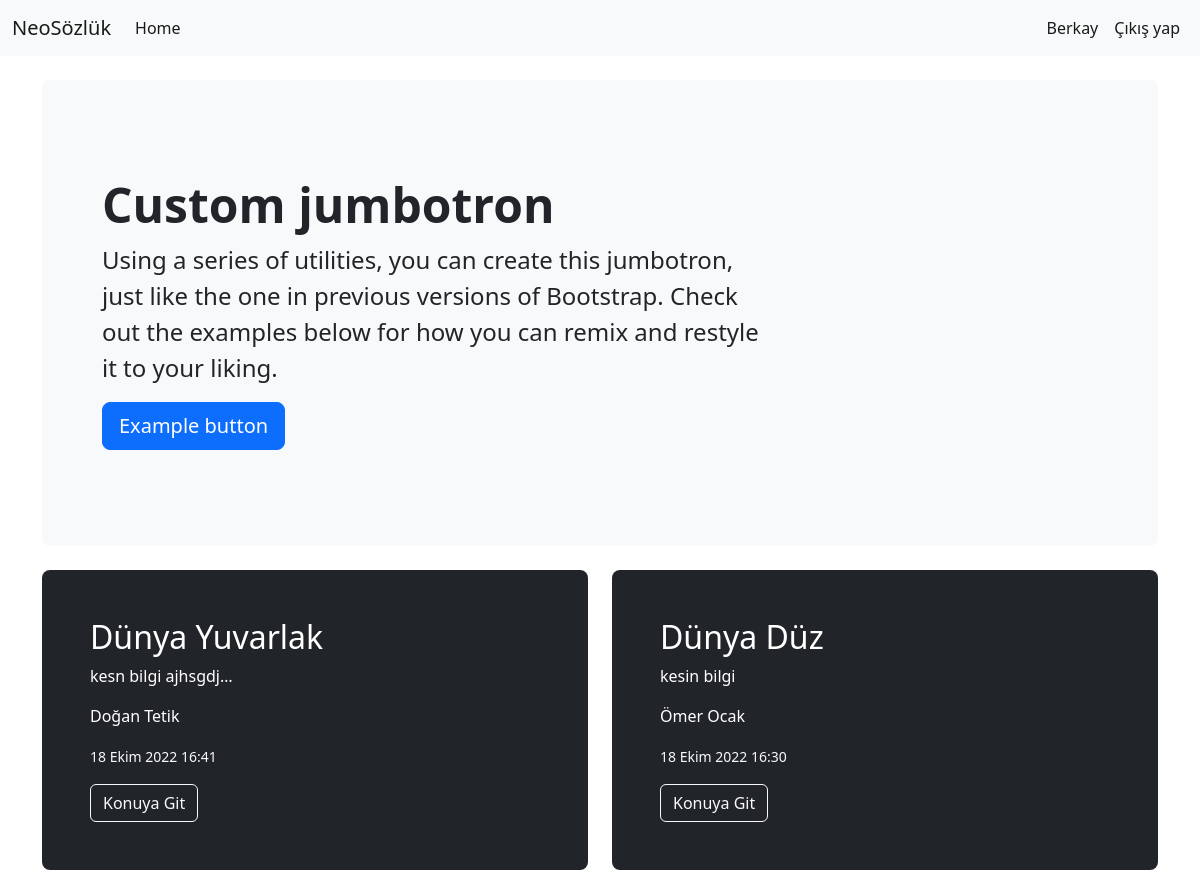
The app's page / (signed in) with its own data.
### Appmy/models.py (models this page shows)
class Contentt(models.Model):
    title = models.CharField(("Başlık"), max_length=50)
    text = models.TextField(("Yazı"))
    yazar = models.CharField(("Yazar"), max_length=50)
    new_date = models.DateTimeField(("Yayınlanma Zamanı"), auto_now_add=True)

### Appmy/views.py (the view)
# urls.py: path('', index, name='index'),
def index(request):
    postall = Contentt.objects.all().order_by('-new_date')
    context = {
        "postall":postall,
    }
    return render(request, "index.html", context)

### Appmy/templates/index.html
{% extends 'base.html' %}
{% block body %}
<main>
    <div class="container py-4">
        <div class="p-5 mb-4 bg-light rounded-3">
            <div class="container-fluid py-5">
                <h1 class="display-5 fw-bold">Custom jumbotron</h1>
                <p class="col-md-8 fs-4">Using a series of utilities, you can create this jumbotron, just like the one
                    in previous versions of Bootstrap. Check out the examples below for how you can remix and restyle it
                    to your liking.</p>
                <button class="btn btn-primary btn-lg" type="button">Example button</button>
            </div>
        </div>
        <div class="row align-items-md-stretch">
            {% for i in postall %}
            <div class="col-md-6 col-12">
                <div class="h-100 p-5 text-bg-dark rounded-3">
                    <h2>{{ i.title }}</h2>
                    <p>{{ i.text|truncatechars:20 }}</p>
                    <p>{{ i.yazar }}</p>
                    <p class="text-light"><small>{{ i.new_date }}</small></p>
                    <a href="{% url 'detail' i.id %}" class="btn btn-outline-light" type="button">Konuya Git</a>
                </div>
            </div>
            {% endfor %}
        </div>
    </div>
</main>
{% endblock body %}

### Appmy/templates/part/_header.html (shortened to what this page needs)
<nav class="navbar navbar-expand-lg bg-light">
    <div class="container-fluid">
        <a class="navbar-brand" href="/">NeoSözlük</a>
        <div class="collapse navbar-collapse justify-content-between" id="navbarNav">
            <ul class="navbar-nav">
                <li class="nav-item">
                    <a class="nav-link active" aria-current="page" href="/">Home</a>
                </li>
            </ul>
            <ul class="navbar-nav">
            {% if user.is_authenticated %}
                <li class="nav-item">
                    <a class="nav-link active" aria-current="page" href="#">{{ user.first_name }}</a>
                </li>
                <li class="nav-item">
                    <a class="nav-link active" aria-current="page" href="/logout/">Çıkış yap</a>
                </li>
            {% endif %}
            </ul>
        </div>
    </div>
</nav>

### records on screen
Contentt: title "Dünya Yuvarlak", text "kesn bilgi ajhsgdj…", yazar "Doğan Tetik", new_date "18 Ekim 2022 16:41"
Contentt: title "Dünya Düz", text "kesin bilgi", yazar "Ömer Ocak", new_date "18 Ekim 2022 16:30"

### other values on screen
{{ user.first_name }} "Berkay"
